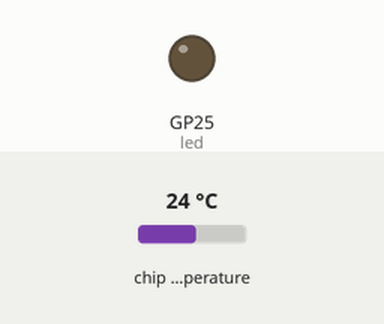
Bench run of a program on a simulated Raspberry Pi Pico running MicroPython. Shown: output pins drawn as LEDs (lit = HIGH). Inputs (shaded band) come from the test bench; at power-on: chip temperature 24 °C. WiFi joins after 1.5 s; no MQTT or app messages arrive unless stated; the clock reads 2024-03-15 10:24:30 at power-on unless the program sets it; what the program prints to the serial console is not drawn.

Above: at 0.6 s.
At 1.8 s:
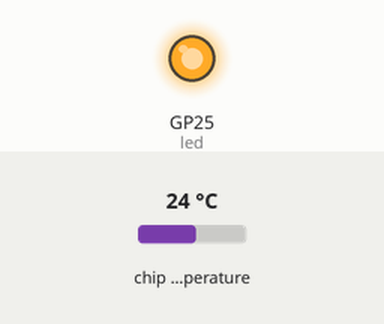
Timing chart, 0 to 3.3 s (numbered marks = the images above):
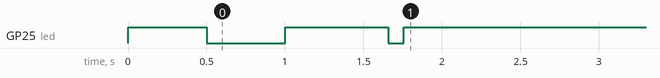

The program:

pico_sensor.py
```python
"""
Pico 環境監測感測器程式
讀取內建溫度感測器並透過 MQTT 發送資料
"""

import network
import time
import machine
import json
from umqtt.simple import MQTTClient

# ===== 配置區域 =====
# WiFi 設定
WIFI_SSID = "your_wifi_ssid"
WIFI_PASSWORD = "your_wifi_password"

# MQTT 設定
MQTT_BROKER = "192.168.1.100"  # 你的 Pi 的 IP 位址
MQTT_PORT = 1883
MQTT_TOPIC = "sensors/environment/temperature"
DEVICE_ID = "pico_env_001"
LOCATION = "classroom_a"

# 監測設定
PUBLISH_INTERVAL = 300  # 發布間隔（秒），預設 5 分鐘
# ==================

# 內建 LED（用於狀態指示）
led = machine.Pin("LED", machine.Pin.OUT)

def connect_wifi():
    """連接到 WiFi 網路"""
    wlan = network.WLAN(network.STA_IF)
    wlan.active(True)

    if not wlan.isconnected():
        print(f"正在連接到 WiFi: {WIFI_SSID}")
        wlan.connect(WIFI_SSID, WIFI_PASSWORD)

        # 等待連接（最多 30 秒）
        timeout = 30
        while not wlan.isconnected() and timeout > 0:
            led.toggle()
            time.sleep(0.5)
            timeout -= 0.5

        if not wlan.isconnected():
            print("WiFi 連接失敗")
            return False

    print(f"WiFi 已連接")
    print(f"IP 位址: {wlan.ifconfig()[0]}")
    led.on()
    return True

def read_temperature():
    """
    讀取 Pico 內建溫度感測器

    Returns:
        float: 溫度值（攝氏度）
    """
    # Pico 內建溫度感測器連接到 ADC4
    sensor_temp = machine.ADC(4)

    # 讀取 ADC 值並轉換為溫度
    # 公式: T = 27 - (ADC_voltage - 0.706) / 0.001721
    reading = sensor_temp.read_u16() * (3.3 / 65535)
    temperature = 27 - (reading - 0.706) / 0.001721

    return round(temperature, 2)

def create_message(temperature):
    """
    建立 MQTT 訊息

    Args:
        temperature: 溫度值

    Returns:
        str: JSON 格式的訊息
    """
    # 取得當前時間戳記（簡化版本）
    timestamp = time.time()

    message = {
        "device_id": DEVICE_ID,
        "sensor_type": "temperature",
        "value": temperature,
        "unit": "celsius",
        "timestamp": timestamp,
        "location": LOCATION
    }

    return json.dumps(message)

def publish_data(client, temperature):
    """
    發布資料到 MQTT Broker

    Args:
        client: MQTT 客戶端
        temperature: 溫度值

    Returns:
        bool: 發布是否成功
    """
    try:
        message = create_message(temperature)
        client.publish(MQTT_TOPIC, message)
        print(f"✓ 已發布: {temperature}°C")

        # 閃爍 LED 表示發送成功
        led.off()
        time.sleep(0.1)
        led.on()

        return True
    except Exception as e:
        print(f"✗ 發布失敗: {e}")
        return False

def main():
    """主程式"""
    print("=" * 40)
    print("環境監測系統 - Pico 感測器")
    print("=" * 40)

    # 連接 WiFi
    if not connect_wifi():
        print("無法連接 WiFi，程式結束")
        return

    # 建立 MQTT 客戶端
    try:
        client = MQTTClient(
            client_id=DEVICE_ID,
            server=MQTT_BROKER,
            port=MQTT_PORT
        )
        client.connect()
        print(f"已連接到 MQTT Broker: {MQTT_BROKER}")
    except Exception as e:
        print(f"MQTT 連接失敗: {e}")
        return

    print(f"發布主題: {MQTT_TOPIC}")
    print(f"發布間隔: {PUBLISH_INTERVAL} 秒")
    print("-" * 40)

    # 主迴圈
    try:
        while True:
            # 讀取溫度
            temperature = read_temperature()
            print(f"溫度: {temperature}°C", end=" ")

            # 發布資料
            publish_data(client, temperature)

            # 等待下次發布
            time.sleep(PUBLISH_INTERVAL)

    except KeyboardInterrupt:
        print("\n程式已停止")
    except Exception as e:
        print(f"\n錯誤: {e}")
    finally:
        # 清理資源
        try:
            client.disconnect()
            print("已斷開 MQTT 連接")
        except:
            pass
        led.off()

# 執行主程式
if __name__ == "__main__":
    main()
```

Measured:
- by itself, GP25 (led): HIGH → LOW at 0.50 s, → HIGH 0.50 s later, → LOW 0.65 s later, → HIGH 0.10 s later
